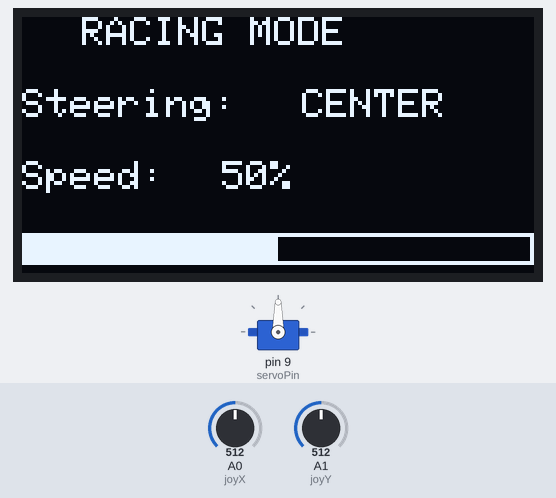
Bench run of a sketch on a simulated Arduino Uno, built with avr-gcc and run on an emulated ATmega328P. On the bench: servo, 128×64 one-colour display. Inputs (shaded band) come from the test bench; at power-on: A0 (joyX) = 512, A1 (joyY) = 512.

Above: at 1.2 s.
1.3 s: A0 (joyX) set to 593
At 1.8 s:
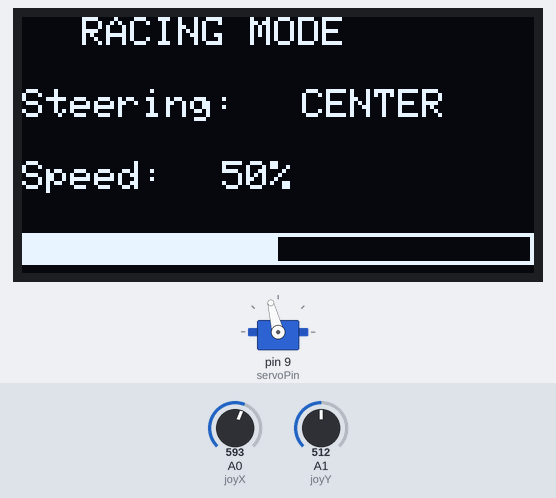
2.8 s: A0 (joyX) set to 613
At 3.7 s:
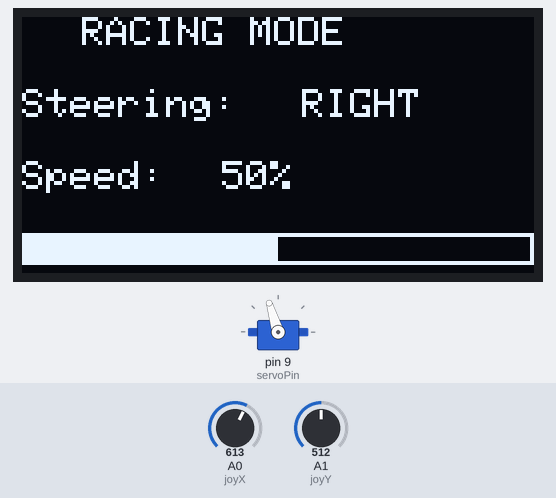
4.3 s: A0 (joyX) set to 390
At 5.5 s:
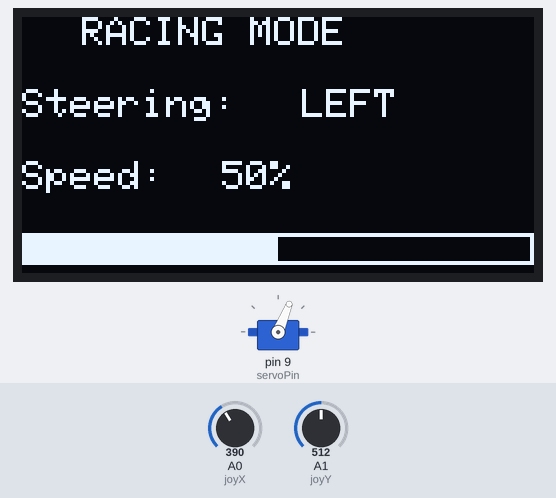
5.8 s: A1 (joyY) set to 610
At 6.1 s:
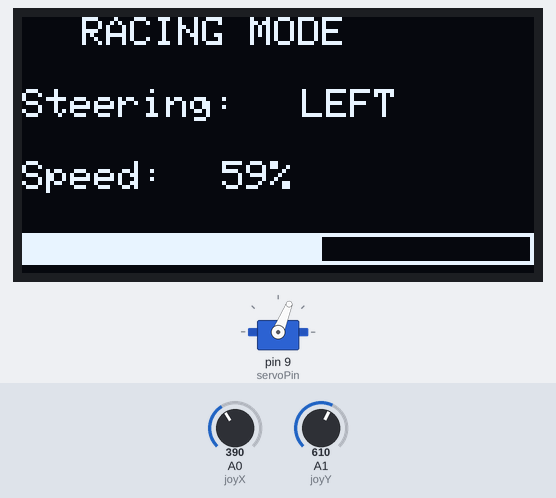
7.3 s: A0 (joyX) set to 411
At 8.5 s:
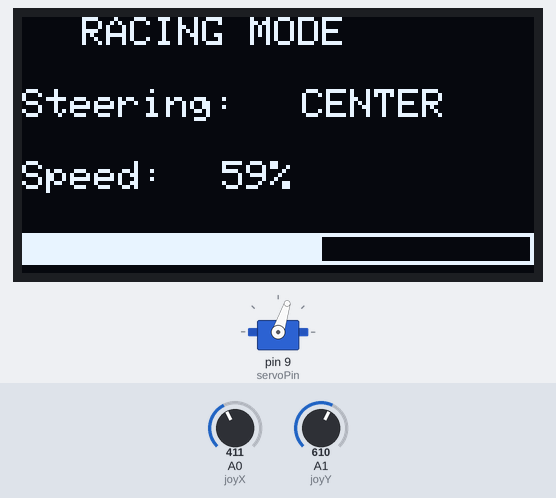
8.8 s: A0 (joyX) set to 716
At 9.3 s:
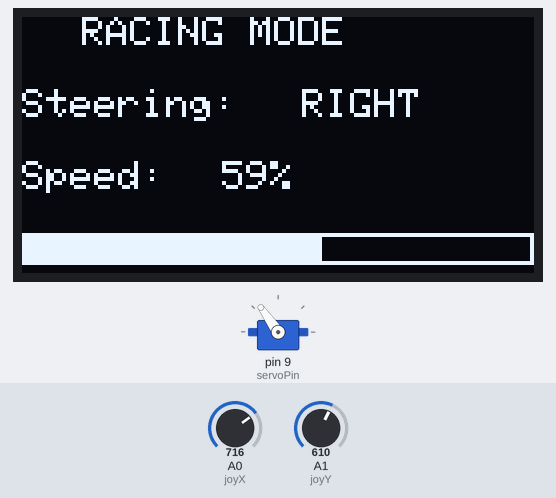
Timing chart, 0 to 11.3 s (numbered marks = the images above; inputs shaded):
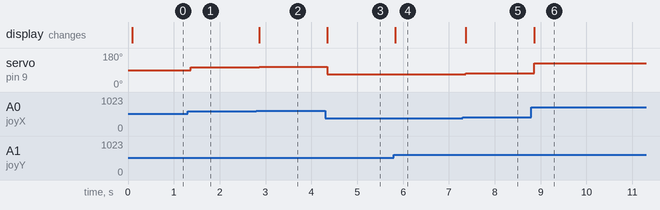

Measured:
- the behaviour switches between 600 and 601 on A0 (joyX) (found by bisection; images 1 and 2)
- the behaviour switches between 399 and 400 on A0 (joyX) (found by bisection; images 4 and 5)
- after the input at 1.3 s, servo on pin 9 (servoPin): 90° → 104° after 0.07 s
- after the input at 2.8 s, servo on pin 9 (servoPin): 104° → 107° after 0.06 s; the display: changes after 0.06 s (image 2)
- after the input at 4.3 s, servo on pin 9 (servoPin): 107° → 68° after 0.05 s; the display: changes after 0.05 s (image 3)
- after the input at 5.8 s, the display: changes at once (image 4)
- after the input at 7.3 s, servo on pin 9 (servoPin): 68° → 72° after 0.07 s; the display: changes after 0.07 s (image 5)
- after the input at 8.8 s, servo on pin 9 (servoPin): 72° → 125° after 0.06 s; the display: changes after 0.06 s (image 6)

The sketch:

Joystick_Racing_Controller.ino
```cpp
#include <Wire.h>
#include <Adafruit_GFX.h>
#include <Adafruit_SSD1306.h>
#include <Servo.h>

#define SCREEN_WIDTH 128
#define SCREEN_HEIGHT 64

Adafruit_SSD1306 display(
  SCREEN_WIDTH,
  SCREEN_HEIGHT,
  &Wire,
  -1
);

Servo steeringServo;

const int joyX = A0;
const int joyY = A1;
const int servoPin = 9;

void setup() {

  steeringServo.attach(servoPin);

  if(!display.begin(
      SSD1306_SWITCHCAPVCC,
      0x3C))
  {
    while(1);
  }

  display.clearDisplay();
  display.display();
}

void loop() {

  int xValue = analogRead(joyX);
  int yValue = analogRead(joyY);

  // Steering Angle
  int angle = map(
      xValue,
      0,
      1023,
      0,
      180);

  steeringServo.write(angle);

  // Speed %
  int speedPercent = map(
      yValue,
      0,
      1023,
      0,
      100);

  // Direction
  String direction;

  if(xValue < 400)
    direction = "LEFT";
  else if(xValue > 600)
    direction = "RIGHT";
  else
    direction = "CENTER";

  display.clearDisplay();

  display.setTextSize(1);
  display.setTextColor(SSD1306_WHITE);

  display.setCursor(15,0);
  display.println("RACING MODE");

  display.setCursor(0,18);
  display.println("Steering:");

  display.setCursor(70,18);
  display.println(direction);

  display.setCursor(0,36);
  display.println("Speed:");

  display.setCursor(50,36);
  display.print(speedPercent);
  display.println("%");

  // Speed Bar
  display.drawRect(
      0,
      54,
      128,
      8,
      SSD1306_WHITE);

  int barWidth = map(
      speedPercent,
      0,
      100,
      0,
      126);

  display.fillRect(
      1,
      55,
      barWidth,
      6,
      SSD1306_WHITE);

  display.display();

  delay(20);
}
```
